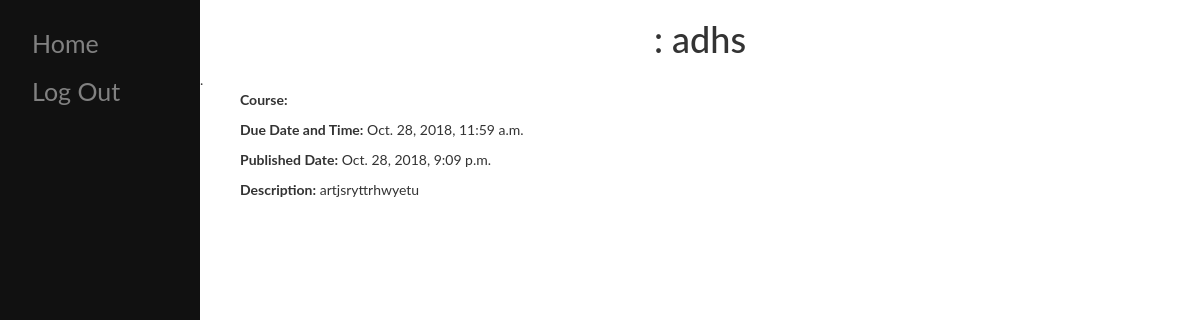
Page /3/ on the earlier database version.
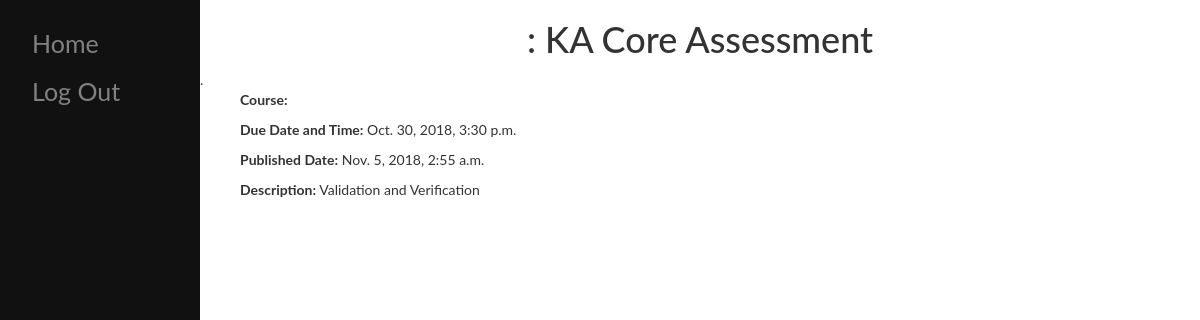
Same page on the later database version.
### uni_assignment_calendar/models.py (models this page shows, shortened)
class Events(models.Model):
    course = models.ForeignKey(Courses, on_delete=models.CASCADE, default=0)
    events_name = models.CharField(max_length=200)
    due_date = models.DateField(null=True)
    due_time = models.TimeField((u"Due Time"), blank=True, default="11:59")
    pub_date = models.DateTimeField(auto_now_add=True)
    description = models.TextField(blank=True, null=True)

### uni_assignment_calendar/views.py (the view)
# urls.py: path('<int:pk>/', views.DetailView.as_view(), name='detail'),
class DetailView(generic.DetailView):
    model = Events
    template_name = 'uni_assignment_calendar/detail.html'

### uni_assignment_calendar/templates/uni_assignment_calendar/detail.html
{% extends 'base.html' %}
{% block content %}
<div class="main">
	<h1><center>{{ courses.class_abbrev }} {{ courses.class_num }} : {{ events.events_name }}</center></h1>.
	<ul>
		<p><strong>Course:</strong> {{ events.class_abbrev }}  {{ events.class_num }}</p>
	    <p><strong>Due Date and Time:</strong> {{ events.due_date }}</p>
	    <p><strong>Published Date:</strong> {{ events.pub_date }}</p>
	    <p><strong>Description:</strong> {{ events.description }}</p>
	</ul>
</div>
{% endblock %}

### uni_assignment_calendar/templates/uni_assignment_calendar/base.html (shortened to what this page needs)
<!DOCTYPE html>
<html>
<head>
	<link rel="stylesheet" href="https://maxcdn.bootstrapcdn.com/bootstrap/3.3.7/css/bootstrap.min.css">
</head>
</head>
<body>
<div id="mySidenav" class="sidenav">
  <a href="{% url 'index' %}">Home</a>
  <a href="{% url 'logout' %}">Log Out</a>
</div>
{% block content %}
{% endblock %}
</body>
</html>>

### uni_assignment_calendar/templates/uni_assignment_calendar/base.html (style rules this page uses)
body { font-family: "Lato", sans-serif; }
.sidenav { height: 100%; width: 200px; position: fixed; z-index: 1; top: 0; left: 0; background-color: #111; overflow-x: hidden; padding-top: 20px; }
.sidenav a { padding: 6px 6px 6px 32px; text-decoration: none; font-size: 25px; color: #818181; display: block; }
.main { margin-left: 200px; }

Differences in the rows shown:
changed Events: events_name "adhs" → "KA Core Assessment"; due_date "Oct. 28, 2018, 11:59 a.m." → "Oct. 30, 2018, 3:30 p.m."; pub_date "Oct. 28, 2018, 9:09 p.m." → "Nov. 5, 2018, 2:55 a.m."; description "artjsryttrhwyetu" → "Validation and Verification"
